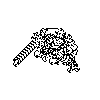

The Python source for this figure:
"""
Langton's Ant 涌现演示
规则：
1. 在白色格子上，蚂蚁右转，格子变黑
2. 在黑色格子上，蚂蚁左转，格子变白
3. 向前移动一步

观察：约10000步后开始构建"高速公路"结构
"""

import numpy as np
from PIL import Image
import os

# Grid size
SIZE = 100
STEPS = 11000

# Grid: 0=white, 1=black
grid = np.zeros((SIZE, SIZE), dtype=np.uint8)

# Ant position and direction
x, y = SIZE // 2, SIZE // 2
# Direction: 0=up, 1=right, 2=down, 3=left
direction = 0

# Directions movement
dx = [0, 1, 0, -1]
dy = [-1, 0, 1, 0]

def turn_right(d):
    return (d + 1) % 4

def turn_left(d):
    return (d - 1) % 4

# Run simulation
for step in range(STEPS):
    # Get current cell color
    cell = grid[y, x]
    
    # Apply rules
    if cell == 0:  # White
        direction = turn_right(direction)
        grid[y, x] = 1  # Turn black
    else:  # Black
        direction = turn_left(direction)
        grid[y, x] = 0  # Turn white
    
    # Move forward
    x = (x + dx[direction]) % SIZE
    y = (y + dy[direction]) % SIZE

# Save image
output_path = r'C:\Users\许耀仁\.openclaw\workspace\experiments\langtons_ant.png'

# Create directory if needed
os.makedirs(os.path.dirname(output_path), exist_ok=True)

# Convert to image (black=1, white=0, invert for display)
img_array = (1 - grid) * 255  # White pixels = 255
img = Image.fromarray(img_array, mode='L')
img.save(output_path)

print(f'Langton\'s Ant simulation completed: {STEPS} steps')
print(f'Image saved to: {output_path}')
print(f'Grid coverage: {np.sum(grid)} black cells out of {SIZE*SIZE}')
